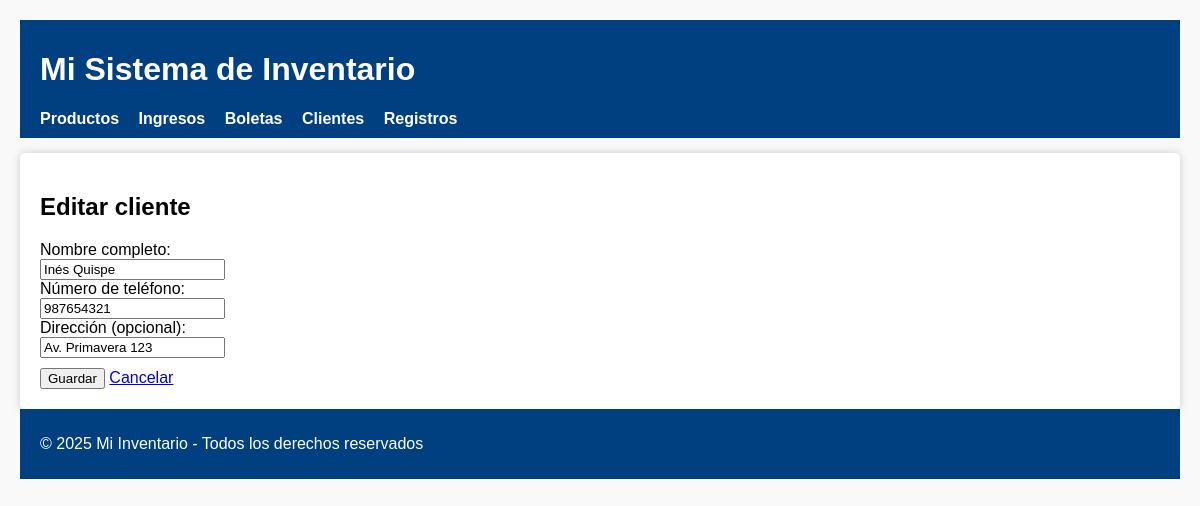
The app's page /?controller=cliente&action=edit&id=1 with its own data.
### tables this page shows
CREATE TABLE clientes (
    id INT AUTO_INCREMENT PRIMARY KEY,
    nombre VARCHAR(100) NOT NULL,
    telefono VARCHAR(20),
    direccion TEXT
);

### controllers/ClienteController.php (called while the page is built, shortened)
<?php
require_once BASE_PATH . '\models\Cliente.php';
class ClienteController
{
    private $cliente;
    public function __construct()
    {
        $database = new Database();
        $this->db = $database->conectar();
        $this->cliente = new Cliente($this->db);
    }
    public function edit()
    {
        if ($_SERVER['REQUEST_METHOD'] === 'POST') {
            $id_cliente = $_POST['id'] ?? null;
            if (!$id_cliente) {
                $error = "ID de cliente no válido.";
            } else {
                $this->cliente->id = $id_cliente;
                $this->cliente->nombre = $_POST['nombre'];
                $this->cliente->telefono = $_POST['telefono'];
                $this->cliente->direccion = $_POST['direccion'];
                if ($this->cliente->edit($id_cliente)) {
                    $mensaje = "Cliente editado correctamente.";
                } else {
                    $error = "Error al editar cliente.";
                }
                $cliente = $this->cliente->getCliente($id_cliente);
            }
        } else {
            $id_cliente = $_GET['id'] ?? null;
            $cliente = $this->cliente->getCliente($id_cliente);
        }
        require BASE_PATH . '/views/clientes/edit.php';
        require BASE_PATH . '/views/layout.php';
    }
}

### config/database.php (called while the page is built, shortened)
<?php
class Database
{
    private $host = "localhost";
    private $db_name = "inventario_app";
    private $username = "root";
    private $password = "";
    public function conectar()
    {
        $this->conn = null;
        try {
            $this->conn = new PDO("mysql:host={$this->host};dbname={$this->db_name};charset=utf8mb4", $this->username, $this->password);
            $this->conn->setAttribute(PDO::ATTR_ERRMODE, PDO::ERRMODE_EXCEPTION);
        } catch (PDOException $exception) {
            echo "Error de conexión: " . $exception->getMessage();
        }
        return $this->conn;
    }
}

### models/Cliente.php (called while the page is built, shortened)
<?php
require_once 'BaseModel.php';
class Cliente extends BaseModel
{
    private $tabla = "clientes";
    public function getCliente(string $idCliente)
    {
        $query = "SELECT * FROM " . $this->tabla . " WHERE id = " . $idCliente;
        return $this->fetchAllQuery($query)[0];
    }
}

### models/BaseModel.php (called while the page is built, shortened)
<?php class BaseModel
{
    public $db;
    public function __construct($db)
    {
        $this->db = $db;
    }
    protected function fetchAllQuery(string $sql, array $params = []): array
    {
        $stmt = $this->db->prepare($sql);
        $stmt->execute($params);
        return $stmt->fetchAll(PDO::FETCH_ASSOC);
    }
}

### views/clientes/edit.php (the view, shortened to what this page needs)
<h2>Editar cliente</h2>
<form action="<?= htmlspecialchars($_SERVER['PHP_SELF']) ?>?controller=cliente&action=edit" method="POST">
    <div>
        <label for="nombre">Nombre completo:</label><br>
        <input type="text" id="nombre" name="nombre" value="<?= $cliente['nombre'] ?>" required>
    </div>
    <div>
        <label for="telefono">Número de teléfono:</label><br>
        <input type="text" id="telefono" name="telefono" value="<?= $cliente['telefono'] ?>" required>
    </div>
    <div>
        <label for="direccion">Dirección (opcional):</label><br>
        <input type="text" id="direccion" name="direccion" value="<?= $cliente['direccion'] ?>">
    </div>
    <div style="margin-top: 10px;">
        <button type="submit">Guardar</button>
        <a href="?controller=cliente&action=index">Cancelar</a>
    </div>
</form>

### views/layout.php (style rules this page uses)
body { font-family: Arial, sans-serif; margin: 20px; background-color: #f9f9f9; }

### records on screen
clientes: nombre "Inés Quispe", telefono "987654321", direccion "Av. Primavera 123"
